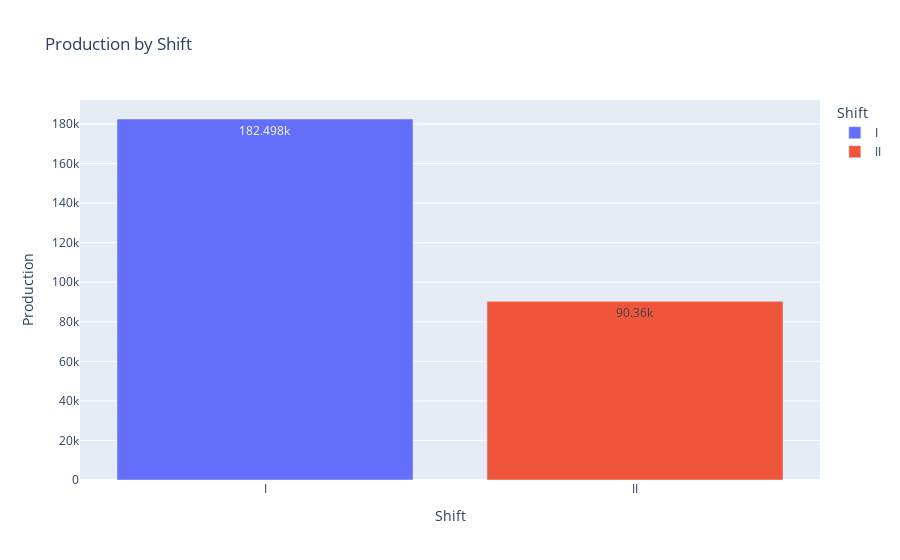

Notebook cell for this chart:
### Markdown cell above
##### 🔷 Production by Shift Using a Bar Chart

### Code cell
fig2 =px.bar(Shift_prod,x='Shift',y='Production',title='Production by Shift',color='Shift', text_auto=True)
fig2.show()

### Figure 1 — Plotly figure (JSON) as saved in the notebook; plotly's stock layout.template omitted (floating-point values rounded to 4 significant figures)
{"data": [{"hovertemplate": "Shift=%{x}<br>Production=%{y}<extra></extra>", "legendgroup": "I", "marker": {"color": "#636efa", "pattern": {"shape": ""}}, "name": "I", "orientation": "v", "showlegend": true, "textposition": "auto", "texttemplate": "%{y}", "type": "bar", "x": ["I"], "xaxis": "x", "y": [182498], "yaxis": "y"}, {"hovertemplate": "Shift=%{x}<br>Production=%{y}<extra></extra>", "legendgroup": "II", "marker": {"color": "#EF553B", "pattern": {"shape": ""}}, "name": "II", "orientation": "v", "showlegend": true, "textposition": "auto", "texttemplate": "%{y}", "type": "bar", "x": ["II"], "xaxis": "x", "y": [90360], "yaxis": "y"}], "layout": {"barmode": "relative", "legend": {"title": {"text": "Shift"}, "tracegroupgap": 0}, "title": {"text": "Production by Shift"}, "xaxis": {"anchor": "y", "categoryarray": ["I", "II"], "categoryorder": "array", "domain": [0, 1], "title": {"text": "Shift"}}, "yaxis": {"anchor": "x", "domain": [0, 1], "title": {"text": "Production"}}}}
